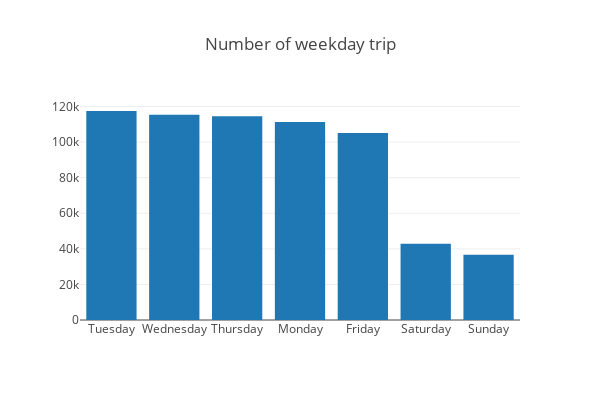

Notebook code for this chart:
### Code cell
# df.groupby('weekday').count()['start_date'].sort_values(ascending=False)[0:7].plot(kind='bar',figsize=(14,4));

data = [Bar(x= list(df.groupby('weekday').count()['start_date'].sort_values(ascending=False).index),
            y=list(df.groupby('weekday').count()['start_date'].sort_values(ascending=False)))]
layout = go.Layout(autosize=False,width=600,height=400,
    title='Number of weekday trip'
)

fig = go.Figure(data=data, layout=layout)
iplot(fig,show_link=False)

### Figure 1 — Plotly figure (JSON) as saved in the notebook; plotly's stock layout.template omitted (floating-point values rounded to 4 significant figures)
{"data": [{"type": "bar", "x": ["Tuesday", "Wednesday", "Thursday", "Monday", "Friday", "Saturday", "Sunday"], "y": [117501, 115416, 114527, 111330, 105088, 42870, 36679]}], "layout": {"autosize": false, "height": 400, "title": "Number of weekday trip", "width": 600}}
